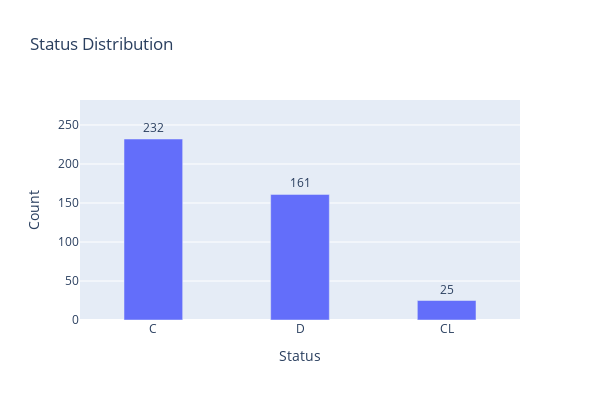

The code cell stored with this chart in its notebook:
### Markdown cell above
## Определяем метрики для оценки эффективности модели

### Code cell
import plotly.express as px
import pandas as pd

status_counts = data['Status'].value_counts()

fig = px.bar(
    x=status_counts.index,
    y=status_counts.values,
    labels={'x': 'Status', 'y': 'Count'},
    title='Status Distribution'
)

fig.update_layout(
    height=400,
    width=600,
    bargap=0.6,
)
fig.update_traces(
    text=status_counts.values,
    textposition='outside'
)
fig.update_yaxes(range=[0, max(status_counts.values) + 50])  

fig.show()

### Figure 1 — Plotly figure (JSON) as saved in the notebook; plotly's stock layout.template omitted (floating-point values rounded to 4 significant figures)
{"data": [{"alignmentgroup": "True", "hovertemplate": "Status=%{x}<br>Count=%{y}<extra></extra>", "legendgroup": "", "marker": {"color": "#636efa", "pattern": {"shape": ""}}, "name": "", "offsetgroup": "", "orientation": "v", "showlegend": false, "text": [232, 161, 25], "textposition": "outside", "type": "bar", "x": ["C", "D", "CL"], "xaxis": "x", "y": [232, 161, 25], "yaxis": "y"}], "layout": {"bargap": 0.6, "barmode": "relative", "height": 400, "legend": {"tracegroupgap": 0}, "title": {"text": "Status Distribution"}, "width": 600, "xaxis": {"anchor": "y", "domain": [0, 1], "title": {"text": "Status"}}, "yaxis": {"anchor": "x", "domain": [0, 1], "range": [0, 282], "title": {"text": "Count"}}}}
